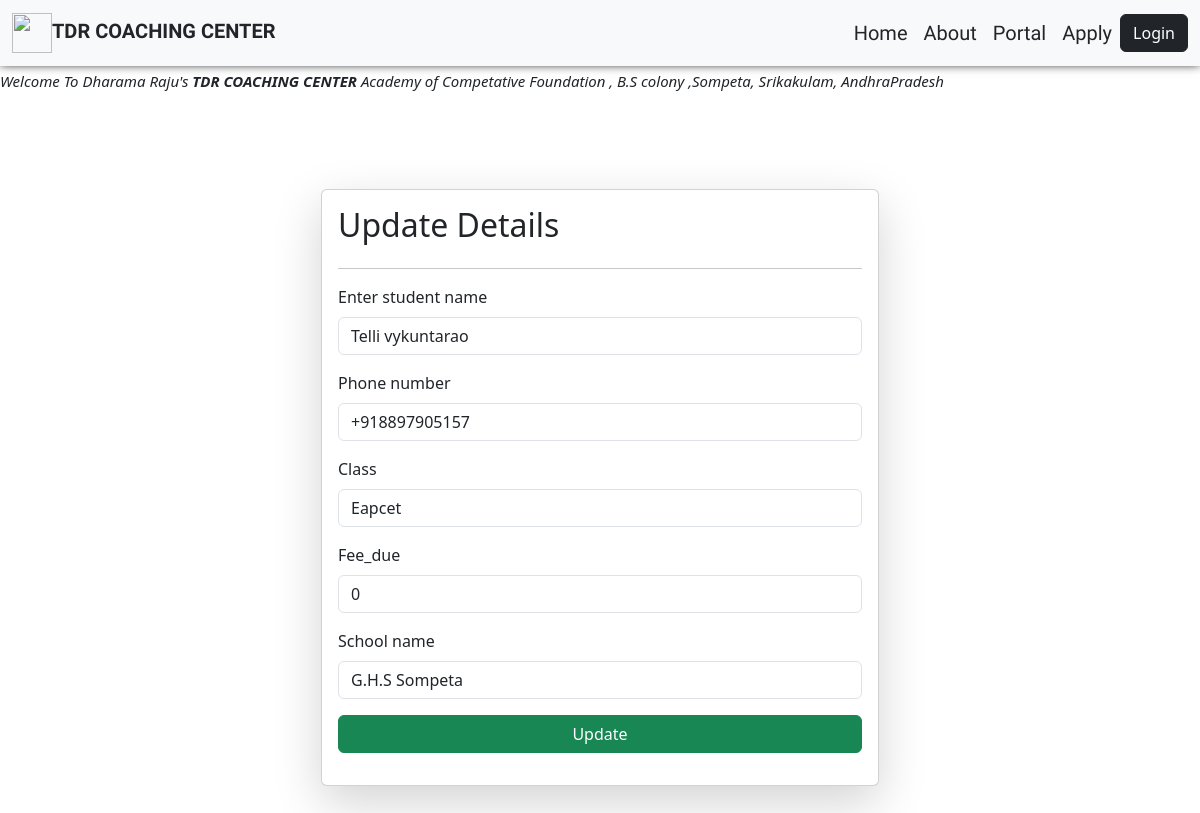
The app's page /update_details/STD-EAPCET-2/ with its own data.
### portfolio/models.py (models this page shows, shortened)
class Details(models.Model):
    id = models.CharField(primary_key=True,max_length=20)
    name = models.CharField(max_length=30)                              # if user delete the user related data will delete
    phone = models.CharField(max_length=15)
    class_name = models.CharField(max_length=10,default='SOME STRING')
    fee_due = models.IntegerField(default=1000)
    school = models.CharField(max_length=50)
    department = models.ForeignKey(Department,on_delete=models.CASCADE,related_name='course',null=True,blank=True)

### portfolio/views.py (the view, shortened to what this page needs)
# urls.py: path('update_details/<id>/',update_details,name='update_details'),      #here the url will pass the id argument that means its a dynamic url
def update_details(request,id):
    queryset = Details.objects.get(id=id)
    context = {'details':queryset}
    x = Details.objects.get(id=id).fee_due
    return render(request,'update.html',context)

### templates/update.html (shortened to what this page needs)
<!DOCTYPE html>
<html lang="en">
<head>
    <link href="https://cdn.jsdelivr.net/npm/bootstrap@5.3.3/dist/css/bootstrap.min.css" rel="stylesheet">
</head>
<body>
    <nav class="navbar bg-light navbar-expand-lg text-white ">
        <div class="container-fluid">
            <a class="navbar-brand text-dark" href="#"><img class="img" src="https://ik.imagekit.io/zk7tfeeru/logo1.png-removebg-preview.png?updatedAt=1703492618039"><b>TDR COACHING CENTER</b></a>
            <div class="collapse navbar-collapse justify-content-end" id="navbarNavAltMarkup">
                <div class="navbar-nav">
                    <a class="nav-link active text-dark" aria-current="page" href="/portfolio/">Home</a>
                    <a class="nav-link active text-dark" href="#about0">About</a>
                    <a class="nav-link active text-dark" href="/details/">Portal</a>
                    <a class="nav-link active text-dark" href="#">Apply</a>
                </div>
                <button type="button" class="btn btn-dark">Login</button>
            </div>
        </div>
    </nav>
    <br>
    <div class="scroll">
        <marquee  direction="">Welcome To Dharama Raju's <b>TDR COACHING CENTER</b> Academy of Competative Foundation , B.S colony ,Sompeta, Srikakulam, AndhraPradesh</marquee>
    </div>
    <br>
    <br>
   <div class="container mt-5">
    <form class="col-6 mx-auto card p-3 shadow-lg" method="post" enctype="multipart/form-data">
        <h2>Update Details</h2>
        <hr>
        <div class="mb-3">
          <label for="exampleInputEmail1" class="form-label">Enter student name</label>
          <input name="name" value="{{details.name}}"  type="text" class="form-control"  id="exampleInputEmail1" aria-describedby="emailHelp">
        </div>
        <div class="mb-3">
          <label for="exampleInputPassword1" class="form-label">Phone number</label>
          <input name="phone" value="{{details.phone}}"  type="text" class="form-control"  id="exampleInputPassword1">
        </div>
        <div class="mb-3">
            <label for="exampleInputPassword1" class="form-label">Class</label>
            <input name="class_name" value="{{details.class_name}}" required type="text" class="form-control"  id="exampleInputPassword1">
          </div>
        <div class="mb-3">
        <div class="mb-3">
            <label for="exampleInputPassword1" class="form-label">Fee_due</label>
            <input name="fee_due" value="{{0}}" type="number" class="form-control"  id="exampleInputPassword1">
              </div>
        <div class="mb-3">
            <label for="exampleInputPassword1" class="form-label">School name</label>
            <input name="school" value="{{details.school}}"  type="text" class="form-control" id="exampleInputPassword1">
          </div>
        <button type="submit" class="btn btn-success" style="width: 100%;">Update</button>
      </form>
   </div>
   <br>
   <br>
   <br>
</body>
</html>

### templates/update.html (style rules this page uses)
.navbar { box-shadow: 0px -2px 10px black; }
.scroll { font-style: italic; background-color: white; font-size: 15px; margin-top: -20px; }
.navbar-brand { font-family: "Teko", sans-serif; font-size: 20px; padding-left: 0px; }
.nav-link { font-family: "Teko", sans-serif; font-size: 20px; }
.img { width: 40px; height: 40px; }

### records on screen
Details: name "Telli vykuntarao", phone "+918897905157", class_name "Eapcet", school "G.H.S Sompeta"
